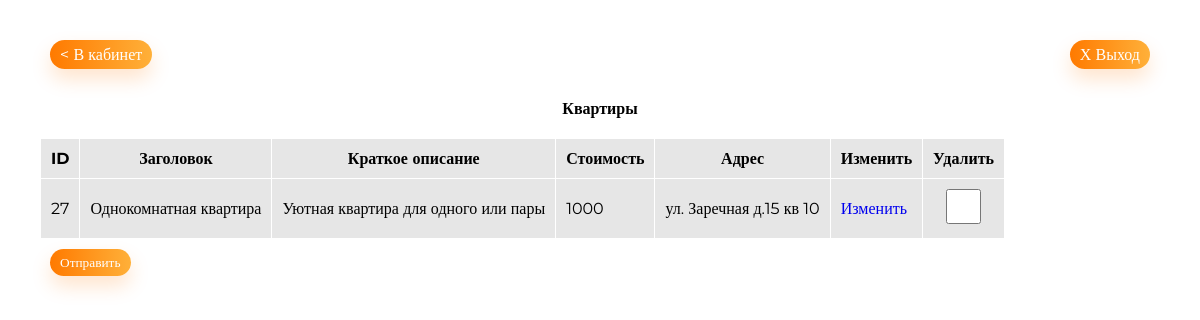
Screenshot of /management/management.php?page=flats (signed in) with the database file from the repository.
### tables this page shows
CREATE TABLE `flats` (
  `id` int UNSIGNED NOT NULL,
  `title` varchar(255) NOT NULL,
  `desc_prev` varchar(128) NOT NULL,
  `description` text NOT NULL,
  `cost` smallint UNSIGNED NOT NULL,
  `address` varchar(128) NOT NULL
);

### admin/flats.php (the view, shortened to what this page needs)
<?php
$query_flats = mysqli_query($mysqli, "SELECT * FROM flats");
$flats = mysqli_fetch_all($query_flats, MYSQLI_ASSOC);
include '../../admin/layouts/pages-head.php';
?>
<h1>Квартиры</h1>
    <form action="<?= 'http://'. $_SERVER['HTTP_HOST'] . '/management/post.php' ?>" method="post">
        <table class="management__table">
            <thead>
            <tr>
                <th>ID</th>
                <th>Заголовок</th>
                <th>Краткое описание</th>
                <th>Стоимость</th>
                <th>Адрес</th>
                <th>Изменить</th>
                <th>Удалить</th>
            </tr>
            </thead>
            <tbody>
            <?php foreach ($flats as $flat) : ?>
                <tr>
                    <td><?= $flat['id'] ?></td>
                    <td><?= $flat['title'] ?></td>
                    <td><?= $flat['desc_prev'] ?></td>
                    <td><?= $flat['cost'] ?></td>
                    <td><?= $flat['address'] ?></td>
                    <td><a href="<?= 'http://'. $_SERVER['HTTP_HOST'] . $_SERVER['PHP_SELF'] . '?page=flat&id=' . $flat['id'] ?>">Изменить</a></td>
                    <td><input class="td-input" type="checkbox" name="deletes[]" value="<?= $flat['id'] ?>"></td>
                </tr>
            <?php endforeach; ?>
            </tbody>
        </table>
        <button class="btn" type="submit">Отправить</button>
    </form>
</div>
</body>
</html>

### public/assets/css/style.css (style rules this page uses)
* { padding: 0; margin: 0; border: 0; }
*, *:before, *:after { -webkit-box-sizing: border-box; box-sizing: border-box; }
input, button, textarea { font-family: inherit; }
button { cursor: pointer; background-color: inherit; }
a, a:visited { text-decoration: none; }
h1, h2, h3, h4, h5, h6 { font-size: inherit; font-weight: inherit; }
body { font-family: "Montserrat"; font-weight: 400; }
.btn { background: -o-linear-gradient(0.23deg, #FF7A00 0.2%, #FFB039 99.82%); background: linear-gradient(89.77deg, #FF7A00 0.2%, #FFB039 99.82%); -webkit-box-shadow: 0px 10px 20px rgba(255, 122, 0, 0.2); box-shadow: 0px 10px 20px rgba(255, 122, 0, 0.2); border-radius: 25px; color: #FFFFFF; }
input { width: 100%; height: 35px; padding: 10px 20px; border: 1px solid rgba(17, 17, 17, 0.5); border-radius: 10px; }

### rows the page displays
flats: id "27", title "Однокомнатная квартира", desc_prev "Уютная квартира для одного или пары", cost "1000", address "ул. Заречная д.15 кв 10"
